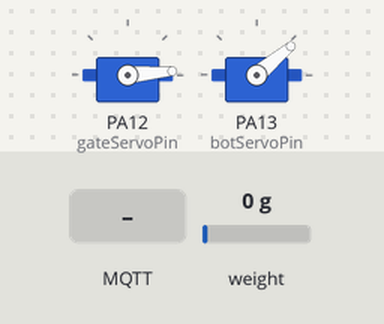
Simulated run of this sketch. Board: STM32 Blue Pill. Shown: 2 × servo. The test bench sets the inputs (shaded band); at power-on: weight on the scale 0 g. WiFi joins after 1.5 s; servers stay silent unless stated; no MQTT or app messages arrive unless stated; what the sketch prints to the serial monitor is not drawn.

Above: at 5.2 s.
5.3 s: MQTT message "5" arrives on the first subscribed topic
At 12.2 s:
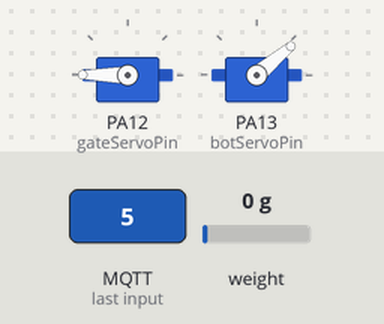
12.5 s: weight on the scale set to 4 g
24.7 s: weight on the scale set to 7 g
At 25.21 s:
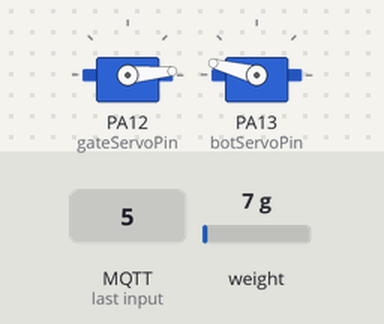
Timing chart, 0 to 35.9 s (numbered marks = the images above; inputs shaded):
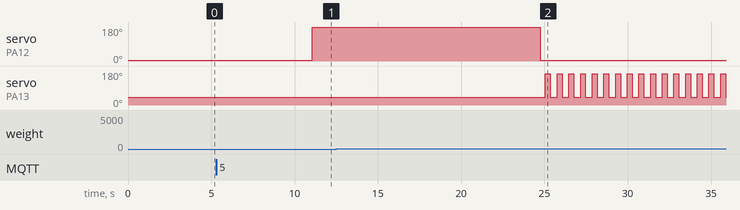

The sketch:

Sagor.ino
```cpp
#include <ESP8266WiFi.h>
#include <PubSubClient.h>
#include <ArduinoJson.h>
#include "Servo.h"
#include <HX711_ADC.h>


#define MQTT_PUMP_TOPIC        "django/main-sagor-topic/"
#define SERVER_PORT            1883
#define gateServoPin           12  // d6
#define botServoPin            13  // d7
#define topStart               5
#define topEnd                 180
#define botStart               40
#define botEnd                 165
#define CALIBRATION            216.14
#define HX711_DT_PIN           4   // d2
#define HX711_CLK_PIN          2   // d4

const char* mqttTopic = "django/main/";
const char* ssid = "iPhone";
const char* password = "xp123456789xp";
const char* mqttServer = "test.mosquitto.org";
const char* sagor_Id = "Sagor123";
int weight;
String json_sensors_data;
String ph_val;
String Temp_val;
WiFiClient espClient;
PubSubClient client;
Servo gateServo;
Servo botServo;

HX711_ADC LoadCell(HX711_DT_PIN, HX711_CLK_PIN);


JsonDocument doc;
JsonObject farm = doc.createNestedObject("farm");
JsonArray gateways = farm.createNestedArray("gateways");
JsonObject gateway = gateways.createNestedObject();
JsonArray tanks = gateway.createNestedArray("tanks");
JsonObject tank = tanks.createNestedObject();
JsonArray packages = tank.createNestedArray("packages");
JsonObject package = packages.createNestedObject();
JsonArray ph_sensor_readings = package.createNestedArray("ph_sensor_readings");
JsonObject ph_sensor_reading = ph_sensor_readings.createNestedObject();
JsonArray temprature_sensor_readings = package.createNestedArray("temprature_sensor_readings");
JsonObject temprature_sensor_reading = temprature_sensor_readings.createNestedObject();

// Function prototypes
void MQTT_Init() {
    client.setClient(espClient);
    client.setCallback(callback);
    client.setServer(mqttServer, SERVER_PORT);
}

void callback(char* topic, byte* payload, unsigned int length) {
    bool reachedWeight = false;
    bool EndPump = true;
    JsonDocument doc;
    String message;
    int weight_test;
    float load_cell_weight;

    Serial.print("Message arrived on topic: ");
    Serial.print(topic);
    Serial.print(". Message: ");

    for (int i = 0; i < length; i++) {
        message += (char)payload[i];
    }
    weight_test = atoi(message.c_str());

    deserializeJson(doc, message);
    Serial.println(message);
    weight = doc["quantity"];
    weight = weight * 10;
    Serial.println(weight);

    while (EndPump != false) {
        LoadCell.update();
        load_cell_weight = LoadCell.getData();
        Serial.print("Current weight (g): ");
        while (weight_test >= load_cell_weight && reachedWeight == false) {
            gateServo.write(topEnd);
            LoadCell.update();
            load_cell_weight = LoadCell.getData();
            Serial.print("Current weight (g): ");
            Serial.println(load_cell_weight);
        }
        gateServo.write(topStart);

        delay(300);
        botServo.write(botEnd);
        delay(300);
        botServo.write(botStart);

        LoadCell.update();
        load_cell_weight = LoadCell.getData();
        Serial.print("Current weight (g): ");
        Serial.println(load_cell_weight);

        if (load_cell_weight > 4) {
            reachedWeight = true;
        } else {
            reachedWeight = false;
            EndPump = false;
        }

        delay(100);
    }
}

void reconnect_ToMQTTServer() {
    while (!client.connected()) {
        Serial.println("Attempting MQTT connection...");
        if (client.connect(sagor_Id)) {
            client.subscribe(MQTT_PUMP_TOPIC);
            Serial.println("Connected to MQTT broker");
        } else {
            Serial.print("Failed, rc=");
            Serial.print(client.state());
            Serial.println(" Retry in 5 seconds");
            delay(5000);
        }
    }
}

void WiFi_Init() {
    WiFi.mode(WIFI_STA);
    WiFi.begin(ssid, password);
    while (WiFi.status() != WL_CONNECTED) {
        delay(500);
        Serial.println("Connecting to WiFi...");
    }
    Serial.println("Connected to WiFi");
}

void setup() {
    Serial.begin(115200);
    WiFi_Init();
    MQTT_Init();
    reconnect_ToMQTTServer();
    gateServo.attach(gateServoPin);
    botServo.attach(botServoPin);
    gateServo.write(topStart);
    botServo.write(botStart);
    LoadCell.begin();
    LoadCell.start(2000);
    LoadCell.setCalFactor(CALIBRATION);
    delay(100);

    farm["id"] = 1;
    gateway["id"] = 1;
    tank["id"] = 1;
    package["id"] = 1;

    JsonArray camera_sensor_readings = package.createNestedArray("camera_sensor_readings");
}

unsigned long lastMillis = millis();

void loop() {
    if (Serial.available() > 0)
    {
        ph_val = Serial.readString();
        ph_sensor_reading["value"] = ph_val;
        delay(1000);
        Temp_val = Serial.readString();
        temprature_sensor_reading["value"] = Temp_val;
        serializeJson(doc, json_sensors_data);
        if (client.connected())
        {
          Serial.println(json_sensors_data);
          Serial.println("Done");
          client.publish(mqttTopic, json_sensors_data.c_str());
        }
        else
        {
            reconnect_ToMQTTServer();
            Serial.println("error");
        }
    }
    else
    {
      reconnect_ToMQTTServer();
      Serial.println("No data");

    }
    delay(7000);
    client.loop();
  }
```

Measured:
- the behaviour switches between 5 and 6 g on weight on the scale (found by bisection; images 1 and 2)
- after the input at 5.3 s, servo on PA12 (gateServoPin): 5° → 180° after 5.8 s
- after the input at 24.7 s, servo on PA12 (gateServoPin): 180° → 5° after 0.06 s; servo on PA13 (botServoPin): alternates 165° for 0.30 s and 40° for 0.40 s, starting after 0.36 s
